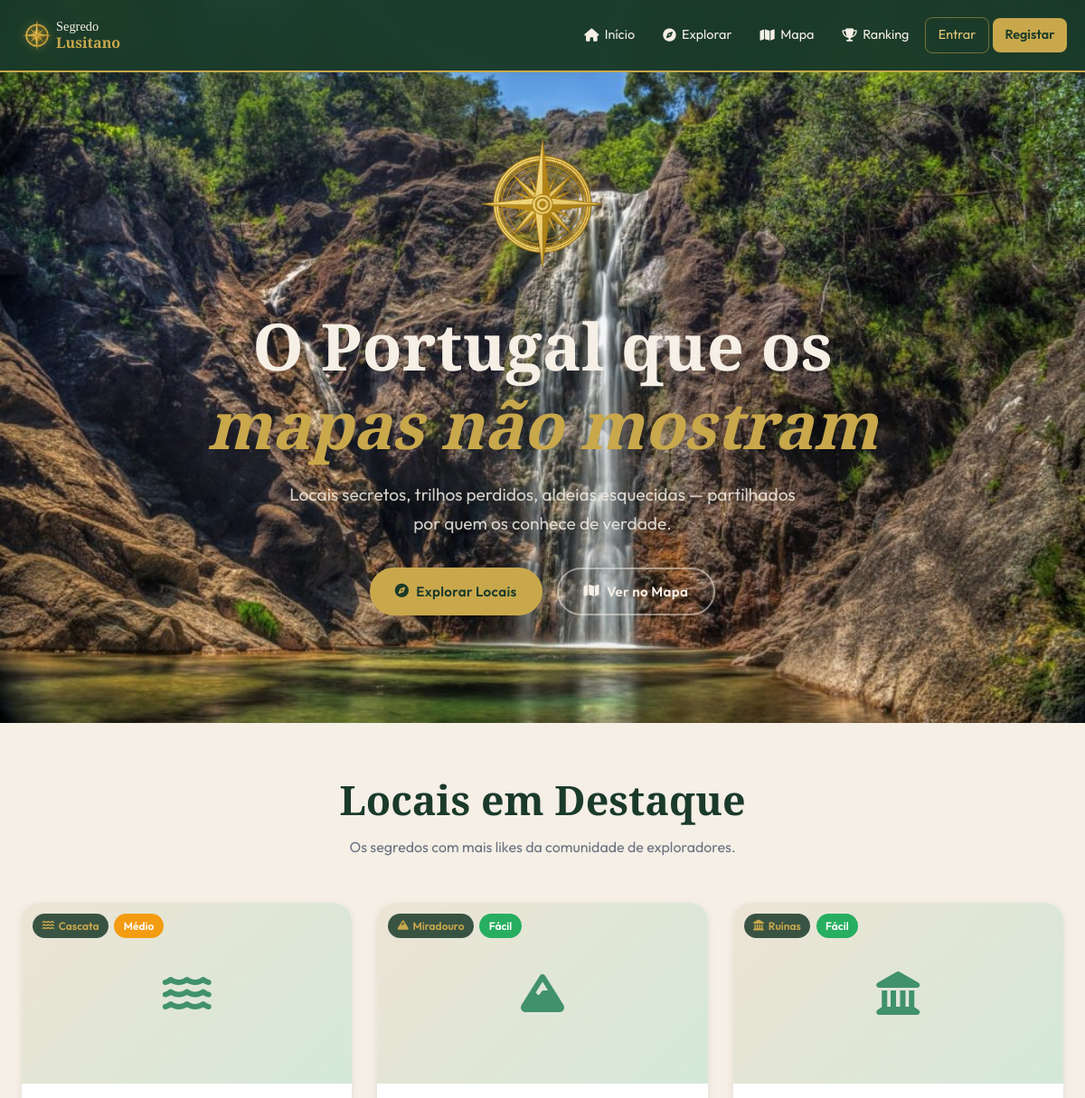
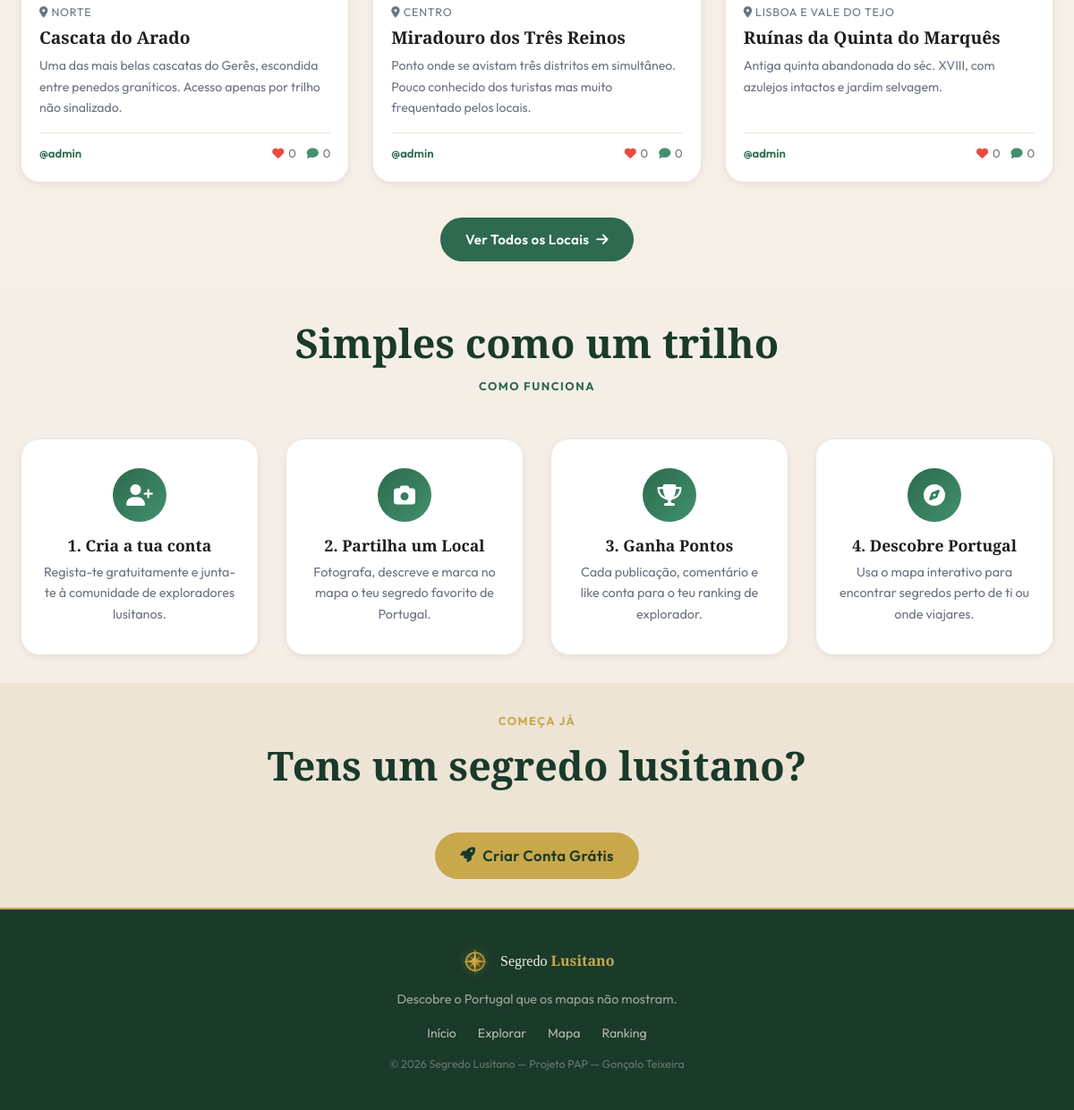
The page / on the database its author committed (2 pictures, top to bottom).
### tables this page shows
CREATE TABLE locais (
    id INT AUTO_INCREMENT PRIMARY KEY,
    utilizador_id INT NOT NULL,
    categoria_id INT NOT NULL,
    regiao_id INT NOT NULL,
    nome VARCHAR(150) NOT NULL,
    descricao TEXT NOT NULL,
    latitude DECIMAL(10,7) NOT NULL,
    longitude DECIMAL(10,7) NOT NULL,
    dificuldade ENUM('facil','medio','dificil') DEFAULT 'medio',
    foto_capa VARCHAR(255) DEFAULT NULL,
    estado ENUM('pendente','aprovado','rejeitado') DEFAULT 'aprovado',
    vistas INT DEFAULT 0,
    criado_em DATETIME DEFAULT CURRENT_TIMESTAMP,
    FOREIGN KEY (utilizador_id) REFERENCES utilizadores(id) ON DELETE CASCADE,
    FOREIGN KEY (categoria_id)  REFERENCES categorias(id) ON DELETE RESTRICT,
    FOREIGN KEY (regiao_id) REFERENCES regioes(id) ON DELETE RESTRICT
);

CREATE TABLE categorias (
    id INT AUTO_INCREMENT PRIMARY KEY,
    nome VARCHAR(80) NOT NULL,
    icone VARCHAR(50) DEFAULT 'fas fa-map-pin'
);

CREATE TABLE regioes (
    id INT AUTO_INCREMENT PRIMARY KEY, nome VARCHAR(80) NOT NULL
);

CREATE TABLE utilizadores (
    id INT AUTO_INCREMENT PRIMARY KEY,
    nome VARCHAR(100) NOT NULL,
    username VARCHAR(50) NOT NULL UNIQUE,
    email VARCHAR(150) NOT NULL UNIQUE,
    password VARCHAR(255) NOT NULL,
    avatar VARCHAR(255) DEFAULT NULL,
    bio TEXT DEFAULT NULL,
    pontos INT DEFAULT 0,
    role ENUM('user','admin', '[deleted]') DEFAULT 'user',
    ativo TINYINT(1) DEFAULT 1,
    verificado TINYINT(1) DEFAULT 0,
    criado_em DATETIME DEFAULT CURRENT_TIMESTAMP
);

### includes/functions.php (called while the page is built, shortened)
<?php
require_once __DIR__ . '/config.php';
require_once __DIR__ . '/auth.php';
function get_locais(array $filtros = [], int $limite = 12, int $offset = 0): array {
    $where = ['l.estado = "aprovado"'];
    $params = [];
    $ordem_input = $filtros['ordem'] ?? 'recente';
    $ordem_permitida = ['likes', 'vistas', 'recente', 'antigo'];
    $order = match($ordem_input) {
        'likes'  => '(SELECT COUNT(*) FROM likes WHERE local_id = l.id) DESC',
        'vistas' => 'l.vistas DESC',
        'antigo' => 'l.criado_em ASC',
        default  => 'l.criado_em DESC'
    };
    $sql = 'SELECT l.*, c.nome AS categoria_nome, c.icone AS categoria_icone,
                   r.nome AS regiao_nome, u.username, u.nome AS autor_nome,
                   (SELECT COUNT(*) FROM likes WHERE local_id = l.id) AS total_likes,
                   (SELECT COUNT(*) FROM comentarios WHERE local_id = l.id) AS total_comentarios
            FROM locais l
            JOIN categorias c ON c.id = l.categoria_id
            JOIN regioes r    ON r.id = l.regiao_id
            JOIN utilizadores u ON u.id = l.utilizador_id
            WHERE ' . implode(' AND ', $where) .
           ' ORDER BY ' . $order .
           ' LIMIT ' . (int)$limite . ' OFFSET ' . (int)$offset;
    $st = db()->prepare($sql);
    $st->execute($params);
    return $st->fetchAll();
}

### includes/config.php (called while the page is built, shortened)
<?php
function db(): PDO {
    static $pdo = null;
    if ($pdo === null) {
        $dsn = 'mysql:host=' . DB_HOST . ';dbname=' . DB_NAME . ';charset=utf8mb4';
        $options = [
            PDO::ATTR_ERRMODE            => PDO::ERRMODE_EXCEPTION,
            PDO::ATTR_DEFAULT_FETCH_MODE => PDO::FETCH_ASSOC,
            PDO::ATTR_EMULATE_PREPARES   => false,
        ];
        $pdo = new PDO($dsn, DB_USER, DB_PASS, $options);
    }
    return $pdo;
}

### includes/auth.php (called while the page is built, shortened)
<?php
require_once __DIR__ . '/config.php';
function auth_user(): ?array {
    if (!isset($_SESSION['user_id'])) return null;
    $st = db()->prepare('SELECT * FROM utilizadores WHERE id = ? AND ativo = 1');
    $st->execute([$_SESSION['user_id']]);
    $cache = $st->fetch() ?: null;
    return $cache;
}
function h(string $s): string {
    return htmlspecialchars($s, ENT_QUOTES, 'UTF-8');
}

### includes/card_local.php (the view)
<?php
$dif_class = [
    'facil'   => 'badge-dif-facil',
    'medio'   => 'badge-dif-medio',
    'dificil' => 'badge-dif-dificil',
][$local['dificuldade']] ?? 'badge-dif-medio';
$dif_label = [
    'facil'   => 'Fácil',
    'medio'   => 'Médio',
    'dificil' => 'Difícil',
][$local['dificuldade']] ?? 'Médio';
?>
<article class="card">
  <a href="<?= SITE_URL ?>/pages/local.php?id=<?= $local['id'] ?>" class="card-img" style="display:block;">
    <?php if ($local['foto_capa']): ?>
      <img src="<?= SITE_URL ?>/uploads/locais/<?= h($local['foto_capa']) ?>"
           alt="<?= h($local['nome']) ?>" loading="lazy">
    <?php else: ?>
      <div class="card-img-placeholder"><i class="<?= h($local['categoria_icone']) ?>"></i></div>
    <?php endif; ?>
    <div class="card-badges">
      <span class="badge badge-cat"><i class="<?= h($local['categoria_icone']) ?>"></i> <?= h($local['categoria_nome']) ?></span>
      <span class="badge <?= $dif_class ?>"><?= $dif_label ?></span>
    </div>
  </a>
  <div class="card-body">
    <div class="card-region"><i class="fas fa-map-marker-alt"></i> <?= h($local['regiao_nome']) ?></div>
    <h3 class="card-title">
      <a href="<?= SITE_URL ?>/pages/local.php?id=<?= $local['id'] ?>"><?= h($local['nome']) ?></a>
    </h3>
    <p class="card-desc"><?= h($local['descricao']) ?></p>
    <div class="card-meta">
      <span style="font-size:.82rem;">
        <a href="<?= SITE_URL ?>/pages/perfil.php?id=<?= $local['utilizador_id'] ?>" style="color:var(--verde);font-weight:600;">
          @<?= h($local['username']) ?>
        </a>
      </span>
      <div class="card-meta-stats">
        <span><i class="fas fa-heart"></i> <?= (int)$local['total_likes'] ?></span>
        <span><i class="fas fa-comment"></i> <?= (int)$local['total_comentarios'] ?></span>
      </div>
    </div>
  </div>
</article>

### index.php (shortened to what this page needs)
<?php
require_once __DIR__ . '/includes/functions.php';
$locais_destaque = get_locais(['ordem' => 'likes'], 6);
include __DIR__ . '/includes/header.php';
?>
<main>
  <section class="hero" style="background: url('<?= SITE_URL ?>/assets/images/hero_bg.jpg?v=15') center/cover no-repeat;">
    <div class="hero-content">
      <div class="hero-logo-wrap">
        <img src="<?= SITE_URL ?>/assets/images/logo_icon.png" alt="Segredo Lusitano" class="hero-logo-img" style="height:180px;width:180px;max-width:180px;object-fit:contain;display:block;margin:0 auto;">
      </div>
      <h1>O Portugal que os<br><em>mapas não mostram</em></h1>
      <p>Locais secretos, trilhos perdidos, aldeias esquecidas — partilhados por quem os conhece de verdade.</p>
      <div class="hero-actions">
        <a href="<?= SITE_URL ?>/pages/explorar.php" class="btn btn-primary"><i class="fas fa-compass"></i> Explorar Locais</a>
        <a href="<?= SITE_URL ?>/pages/mapa.php"     class="btn btn-outline"><i class="fas fa-map"></i> Ver no Mapa</a>
      </div>
    </div>
  </section>
  <section class="section">
    <div class="container">
      <div class="section-header">
        <br>
        <h2>Locais em Destaque</h2>
        <p>Os segredos com mais likes da comunidade de exploradores.</p>
      </div>
      <?php if ($locais_destaque): ?>
      <div class="cards-grid">
        <?php foreach ($locais_destaque as $local): ?>
          <?php include __DIR__ . '/includes/card_local.php'; ?>
        <?php endforeach; ?>
      </div>
      <div style="text-align:center; margin-top:2.5rem;">
        <a href="<?= SITE_URL ?>/pages/explorar.php" class="btn btn-verde">Ver Todos os Locais <i class="fas fa-arrow-right"></i></a>
      </div>
      <?php endif; ?>
    </div>
  </section>
  <section class="section section-alt">
    <div class="container">
      <div class="section-header">
        <h2>Simples como um trilho</h2>
        <span class="label">Como Funciona</span>
      </div>
      <div class="steps-grid">
        <div class="step-card">
          <div class="step-icon"><i class="fas fa-user-plus"></i></div>
          <h3>1. Cria a tua conta</h3>
          <p>Regista-te gratuitamente e junta-te à comunidade de exploradores lusitanos.</p>
        </div>
        <div class="step-card">
          <div class="step-icon"><i class="fas fa-camera"></i></div>
          <h3>2. Partilha um Local</h3>
          <p>Fotografa, descreve e marca no mapa o teu segredo favorito de Portugal.</p>
        </div>
        <div class="step-card">
          <div class="step-icon"><i class="fas fa-trophy"></i></div>
          <h3>3. Ganha Pontos</h3>
          <p>Cada publicação, comentário e like conta para o teu ranking de explorador.</p>
        </div>
        <div class="step-card">
          <div class="step-icon"><i class="fas fa-compass"></i></div>
          <h3>4. Descobre Portugal</h3>
          <p>Usa o mapa interativo para encontrar segredos perto de ti ou onde viajares.</p>
        </div>
      </div>
    </div>
  </section>
  <section class="section section-dark" style="text-align:center;">
    <div class="container" style="max-width:640px;">
      <div class="section-header">
        <span class="label">Começa já</span>
        <h2>Tens um segredo lusitano?</h2>
      </div>
      <?php if (!auth_user()): ?>
      <a href="<?= SITE_URL ?>/pages/registo.php" class="btn btn-primary" style="font-size:1.05rem;">
        <i class="fas fa-rocket"></i> Criar Conta Grátis
      </a>
      <?php else: ?>
      <a href="<?= SITE_URL ?>/pages/local_novo.php" class="btn btn-primary" style="font-size:1.05rem;">
        <i class="fas fa-plus-circle"></i> Partilhar Novo Local
      </a>
      <?php endif; ?>
    </div>
  </section>
</main>
<?php include __DIR__ . '/includes/footer.php'; ?>

### rows shown on the page
locais: categoria.nome "Cascata", dificuldade "Médio", regiao.nome "NORTE", nome "Cascata do Arado", descricao "Uma das mais belas cascatas do Gerês, escondida entre penedos graníticos. Acesso apenas por trilho não sinalizado.", utilizador.username "admin", total_likes "0", total_comentarios "0"
locais: categoria.nome "Miradouro", dificuldade "Fácil", regiao.nome "CENTRO", nome "Miradouro dos Três Reinos", descricao "Ponto onde se avistam três distritos em simultâneo. Pouco conhecido dos turistas mas muito frequentado pelos locais.", utilizador.username "admin", total_likes "0", total_comentarios "0"
locais: categoria.nome "Ruínas", dificuldade "Fácil", regiao.nome "LISBOA E VALE DO TEJO", nome "Ruínas da Quinta do Marquês", descricao "Antiga quinta abandonada do séc. XVIII, com azulejos intactos e jardim selvagem.", utilizador.username "admin", total_likes "0", total_comentarios "0"
